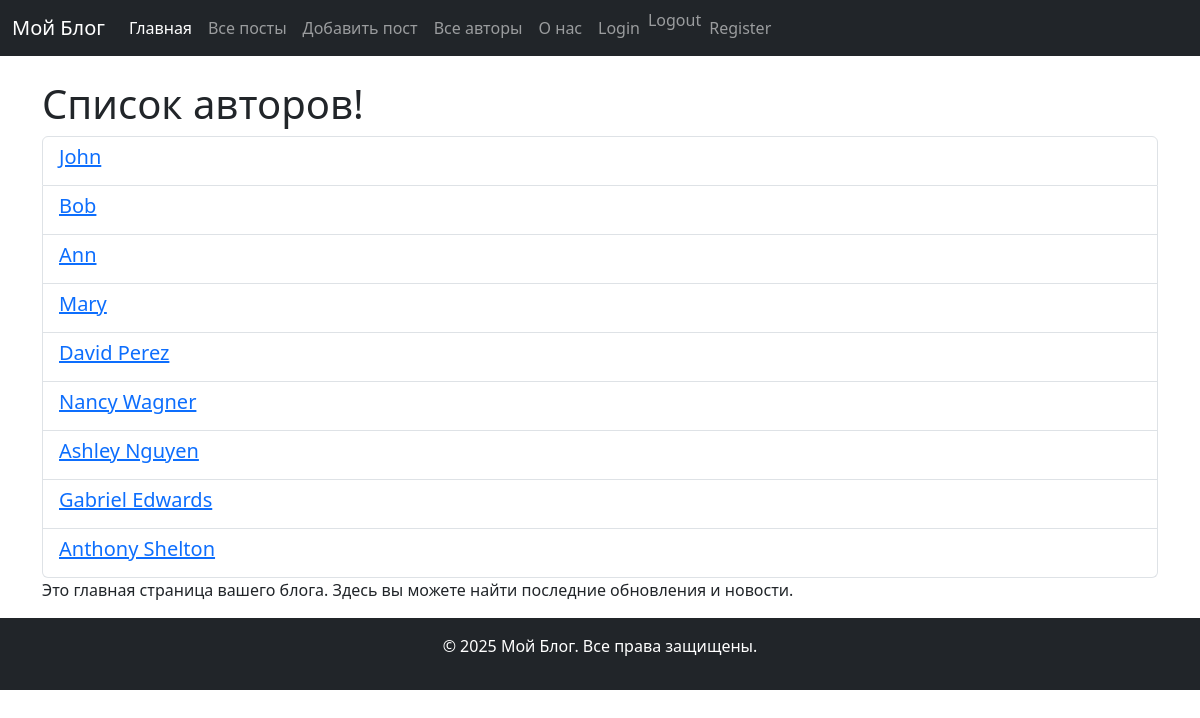
Screenshot of /authors/ with the database file from the repository.
### blog_app/models.py (models this page shows, shortened)
class Author(models.Model):
    name = models.CharField(max_length=100)

### blog_app/views.py (the view)
# urls.py: path('authors/', author_list, name='author_list'),
def author_list(request):
    authors = Author.objects.all()
    context = {
        'title': 'Список авторов',
        'authors': authors
    }
    return render(request, 'blog_app/author_list.html', context=context)

### blog_app/templates/blog_app/author_list.html (shortened to what this page needs)
{% extends 'blog_app/base.html' %}
{% block content %}
    <h1>{{ title }}!</h1>
    <ul class="list-group">
        {% for author in authors %}
            <li class="list-group-item">
                <a href="{% url 'author_detail' author.pk %}"><h5>{{ author.name }}</h5></a>
            </li>
        {% empty %}
            <p>Постов нет</p>
        {% endfor %}
    </ul>
    <p>Это главная страница вашего блога. Здесь вы можете найти последние обновления и новости.</p>
{% endblock %}

### rows the page displays
Author: name "John"
Author: name "Bob"
Author: name "Ann"
Author: name "Mary"
Author: name "David Perez"
Author: name "Nancy Wagner"
Author: name "Ashley Nguyen"
Author: name "Gabriel Edwards"
Author: name "Anthony Shelton"

### other values shown
{{ title }} "Список авторов"
